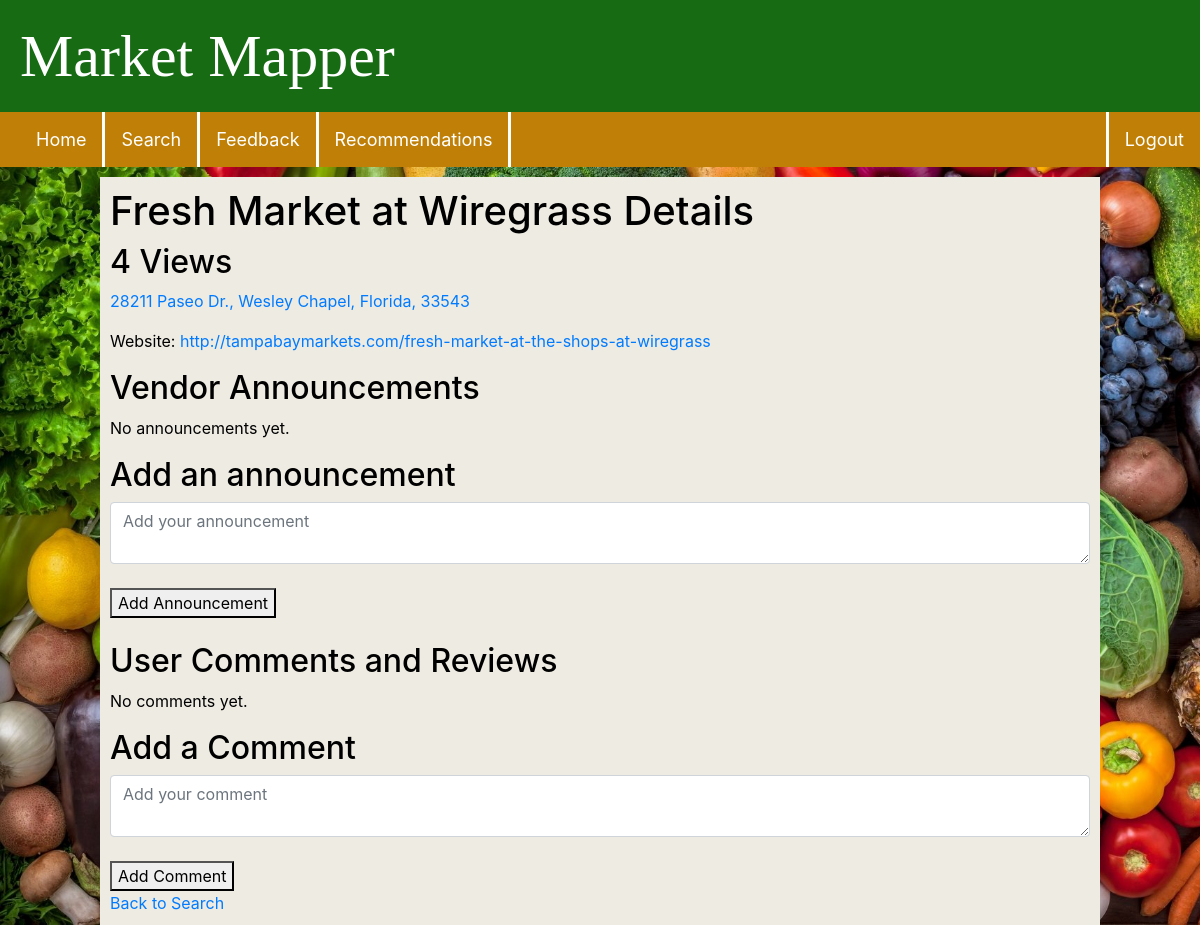
Screenshot of /market/309342 (signed in) with the database file from the repository.
### website/models.py (models this page shows)
class FarmersMarket(db.Model):
    __tablename__ = 'farmers_market'
    listing_id = db.Column(db.String(20), primary_key=True)  # listing_id as the primary key
    listing_name = db.Column(db.String(100))
    listing_desc = db.Column(db.String(10000))
    contact_name = db.Column(db.String(100))
    contact_email = db.Column(db.String(100))
    contact_phone = db.Column(db.String(20))
    media_website = db.Column(db.String(200))
    media_facebook = db.Column(db.String(200))
    media_twitter = db.Column(db.String(200))
    media_instagram = db.Column(db.String(200))
    media_pinterest = db.Column(db.String(200))
    media_youtube = db.Column(db.String(200))
    media_blog = db.Column(db.String(200))
    location_address = db.Column(db.String(200))
    location_state = db.Column(db.String(50))
    location_city = db.Column(db.String(50))
    location_street = db.Column(db.String(200))
    location_zipcode = db.Column(db.String(20))

class PageViews(db.Model):
    tablename = 'views'
    id = db.Column(db.Integer, primary_key=True)
    views = db.Column(db.Integer)

### website/views.py (the view, shortened to what this page needs)
@views.route('/market/<listing_id>', methods=['GET', 'POST'])
def market_detail(listing_id):
    market = get_market_data(listing_id)
    refresh_page = False
    if market is None:
        flash("Failed to fetch market data.", category="error")
        return redirect(url_for('views.search'))
    if current_user.is_authenticated:
        existing_visit = UserMarketVisit.query.filter_by(user_id=current_user.id, market_id=listing_id).first()
        if not existing_visit:
            visit = UserMarketVisit(user_id=current_user.id, market_id=listing_id)
            db.session.add(visit)
            db.session.commit()
    page_views = PageViews.query.filter_by(id=listing_id).first()
    if page_views:
        page_views.views += 1
        db.session.commit()
    else:
        page_views = PageViews(id=listing_id, views=1)
        db.session.add(page_views)
        db.session.commit()
    comments = Comment.query.filter_by(listing_id=listing_id).all()
    if len(comments) <= 0:
        comments = None
    announcements = Announcement.query.filter_by(listing_id=listing_id).all()
    if len(announcements) <= 0:
        announcements = None
    users_dict = {user.id: user.username for user in User.query.all()}
    return render_template("market_detail.html", market=market, comments=comments, announcements=announcements, activeUser = current_user, users_dict = users_dict, page_views = page_views)

### website/api.py (called while the page is built)
def get_market_data(listing_id):
    market_data = FarmersMarket.query.filter_by(listing_id=listing_id).first()
    if market_data is None:
        api_data = get_market_data_from_api(api_response, listing_id)
        if api_data:
            market_data = create_or_update_market(api_data)
    return market_data

### website/templates/market_detail.html (shortened to what this page needs)
{% extends "base.html" %}
{% block content %}
<div id="content">
    <h1 style="color: black">{{ market.listing_name }} Details</h1>
    <h2 style="color: black">{{ page_views.views }} Views</h1>
    <p><a href="https://www.google.com/maps?q={{ market.location_street }}, {{ market.location_city }}, {{ market.location_state }}, {{ market.location_zipcode }}" target="_blank">{{ market.location_street }}, {{ market.location_city }}, {{ market.location_state }}, {{ market.location_zipcode }}</a></p>
    <p style="color: black">
        {% if market.media_website %}
            Website: <a href="{{ market.media_website }}" target="_blank">{{ market.media_website }}</a>
        {% elif market.media_facebook %}
            Facebook: <a href="{{ market.media_facebook }}" target="_blank">{{ market.media_facebook }}</a>
        {% elif market.contact_phone %}
            Phone: {{ market.contact_phone }}
        {% else %}
            No Contact Info Available.
        {% endif %}
    </p>
    <h2 style="color: black">Vendor Announcements</h2>
    {% if announcements %}
        <table id="comment">
            <thead>
                <tr>
                    <th style="color: black">Vendor</th>
                    <th style="color: black">Announcement</th>
                    <th style="color: black">Date</th>
                    <th></th>
                </tr>
            </thead>
            <tbody>
                {% for announcement in announcements %}
                    <tr>
                        <td style="color: black" style="margin-right: 50px;">{{ users_dict.get(announcement.user_id) }}</td>
                        <td style="color: black">{{ announcement.text }}</td>
                        <td style="color: black">{{ announcement.date }}</td>
                        {% if announcement.user_id == activeUser.id %}
                        <td>
                            <button type="button" style="position:right" onClick="deleteAnnouncement({{ market.listing_id }}, {{  announcement.id }})">
                                <span aria-hidden="true">&times;</span>
                            </button>
                        </td>
                        {% endif %}
                    </tr>
                {% endfor %}
            </tbody>
        </table>
    {% else %}
        <p style="color: black">No announcements yet.</p>
    {% endif %}
    {% if activeUser.is_authenticated %}
        <h2 style="color: black">Add an announcement</h2>
        <form method="POST" action="/market/{{ market.listing_id }}">
            <textarea name="announcement_text" id="comment" class="form-control" placeholder="Add your announcement"></textarea>
            <br/>
            <button type="submit">Add Announcement</button>
        </form>
    {% endif %}
    <br>
    <h2 style="color: black">User Comments and Reviews</h2>
    {% if comments %}
        <table id="comment">
            <thead>
                <tr>
                    <th style="color: black">User</th>
                    <th style="color: black">Comment</th>
                    <th style="color: black">Date</th>
                    <th style="color: black"></th>
                </tr>
            </thead>
            <tbody>
                {% for comment in comments %}
                    <tr>
                        <td style="color: black" style="margin-right: 50px;">{{ users_dict.get(comment.user_id) }}</td>
                        <td style="color: black">{{ comment.text }}</td>
                        <td style="color: black">{{ comment.date }}</td>
                        {% if comment.user_id == activeUser.id %}
                        <td>
                            <button type="button" style="position:right" onClick="deleteComment({{ market.listing_id }}, {{  comment.id }})">
                                <span aria-hidden="true">&times;</span>
                            </button>
                        </td>
                        {% endif %}
                    </tr>
                {% endfor %}
            </tbody>
        </table>
    {% else %}
        <p style="color: black">No comments yet.</p>
    {% endif %}
    {% if activeUser.is_authenticated %}
        <h2 style="color: black">Add a Comment</h2>
        <form method="POST" action="/market/{{ market.listing_id }}">
            <textarea name="comment_text" id="comment" class="form-control" placeholder="Add your comment"></textarea>
            <br/>
            <button type="submit">Add Comment</button>
        </form>
    {% endif %}
    <a href="/search">Back to Search</a>
</div>
{% endblock %}

### website/static/css/default.css (style rules this page uses)
body { margin:0px; background-color: rgb(131, 131, 131) ; background-image: url('thumb-1920-1274685.jpg'); background-size: cover; background-attachment: fixed; }
#content { background-color: rgb(238, 235, 227); width: 1000px; margin: auto; color: white; padding: 10px; }
div { margin: 10px 20px 0px 20px; }
#comment { width: 100%; border-collapse: collapse; }

### rows the page displays
FarmersMarket: listing_name "Fresh Market at Wiregrass", location_street "28211 Paseo Dr.", location_city "Wesley Chapel", location_state "Florida", location_zipcode "33543", media_website "http://tampabaymarkets.com/fresh-market-at-the-shops-at-wiregrass"
PageViews: views "4"
